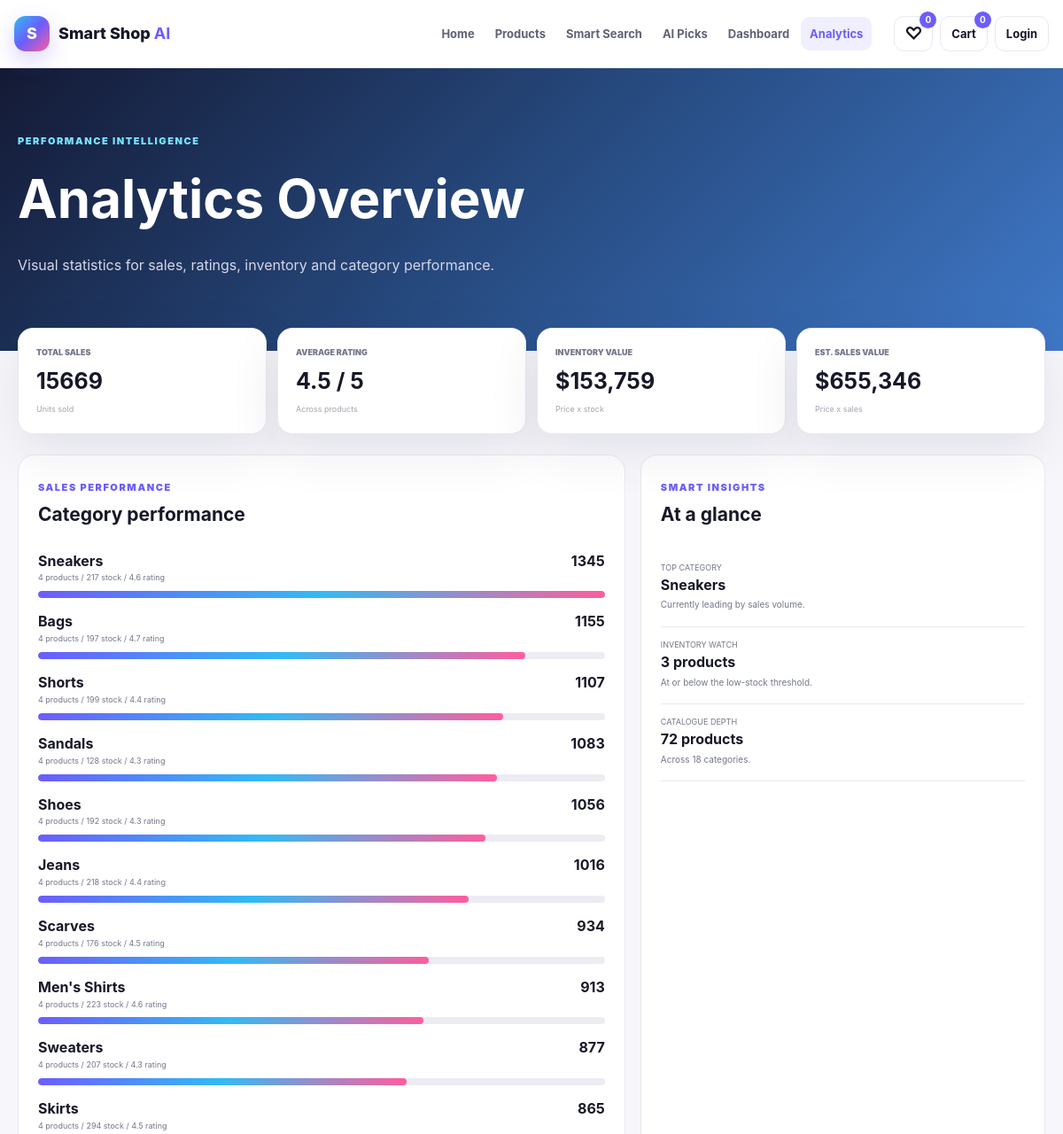
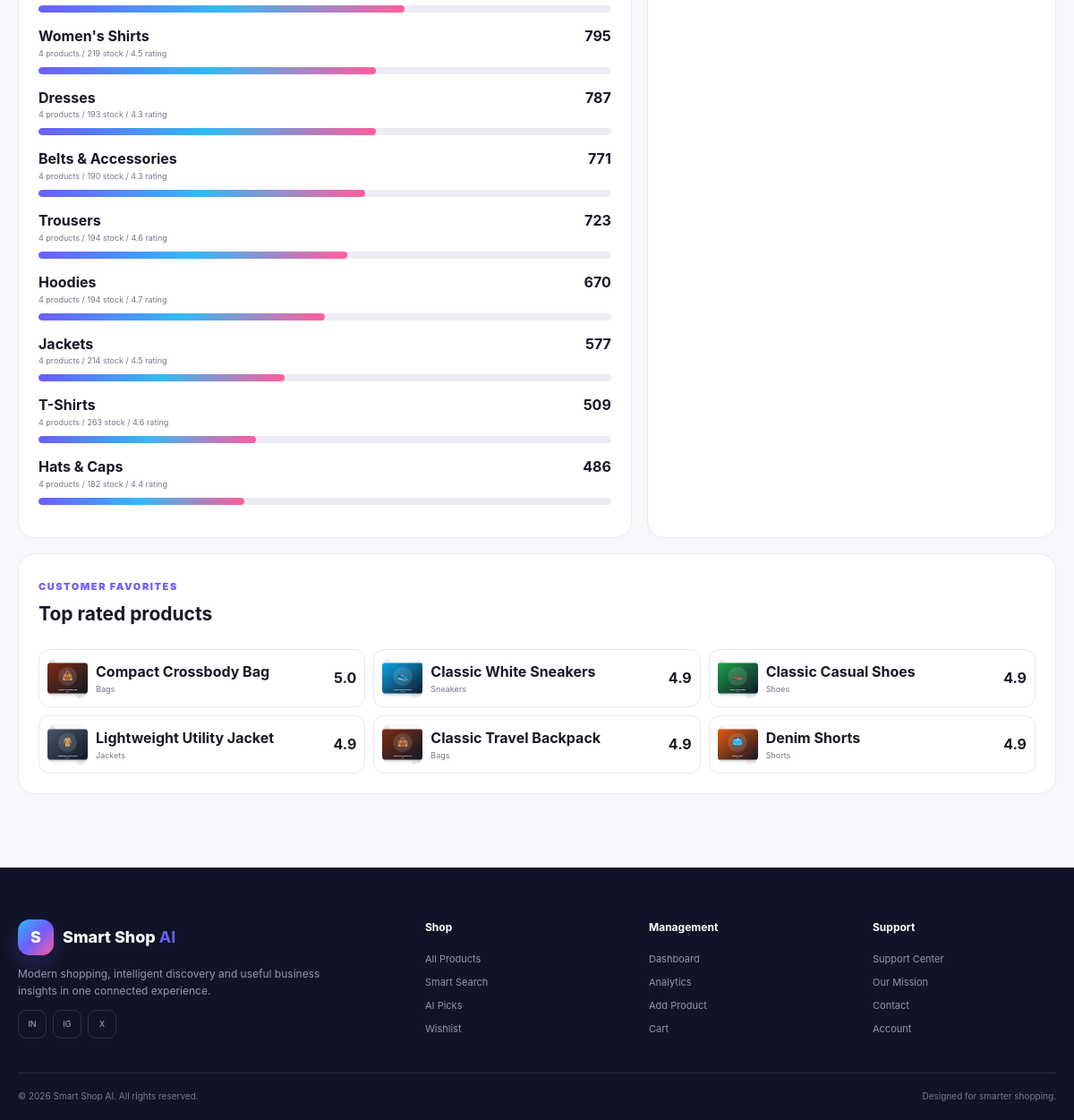
The app's page /analytics with its own data (2 pictures, top to bottom).
### tables this page shows
CREATE TABLE products (
                product_id INTEGER PRIMARY KEY AUTOINCREMENT,
                name TEXT NOT NULL,
                category TEXT NOT NULL,
                brand TEXT DEFAULT '',
                price REAL NOT NULL DEFAULT 0,
                stock INTEGER NOT NULL DEFAULT 0,
                rating REAL NOT NULL DEFAULT 0,
                sales INTEGER NOT NULL DEFAULT 0,
                supplier TEXT DEFAULT '',
                links TEXT DEFAULT '',
                content TEXT DEFAULT '',
                description TEXT DEFAULT '',
                image TEXT DEFAULT '',
                created_at TEXT DEFAULT CURRENT_TIMESTAMP
            );

### app.py (the view)
@app.route("/analytics")
def analytics():
    db = DatabaseManager()
    try:
        summary = db.analytics_summary()
        category_stats = db.category_stats()
        best_products = db.best_selling_products(10)
        low_stock = db.low_stock_products(12, 8)
        top_rated = db.top_rated_products(6)
    finally: db.close()
    max_sales = max([int(x["sales"]) for x in category_stats] or [1])
    return render_template("analytics.html", summary=summary, category_stats=category_stats,
                           best_products=best_products, low_stock=low_stock, top_rated=top_rated,
                           max_sales=max_sales)

### app.py (called while the page is built, shortened)
def cart_map():
    raw = session.get("cart", {})
    if isinstance(raw, dict):
        clean = {}
        for key, value in raw.items():
            try:
                pid, qty = int(key), max(1, int(value))
                clean[pid] = qty
            except (TypeError, ValueError):
                continue
        return clean

def wishlist_ids():
    raw = session.get("wishlist", [])
    if not isinstance(raw, list):
        return []
    result = []
    return result

@app.context_processor
def global_shop_data():
    cart = cart_map()
    wish = wishlist_ids()
    return {
        "cart_count": sum(cart.values()),
        "cart_map": cart,
        "wishlist_count": len(wish),
        "wishlist_ids": wish,
        "current_endpoint": request.endpoint or "",
        "ai_score": ai_score,
    }

@app.before_request
def startup():
    if not getattr(app, "_catalogue_ready", False):
        ensure_catalogue()
        app._catalogue_ready = True

### database/database.py (called while the page is built)
    def close(self) -> None:
        try:
            self.connection.close()
        except Exception:
            pass

    def total_users(self) -> int:
        return int(self.cursor.execute("SELECT COUNT(*) FROM users").fetchone()[0])

    def best_selling_products(self, limit: int = 8):
        return self.cursor.execute(
            "SELECT * FROM products ORDER BY sales DESC, rating DESC LIMIT ?", (limit,)
        ).fetchall()

    def category_stats(self):
        return self.cursor.execute(
            """
            SELECT category,
                   COUNT(*) AS product_count,
                   COALESCE(SUM(sales),0) AS sales,
                   COALESCE(SUM(stock),0) AS stock,
                   ROUND(AVG(rating),1) AS rating,
                   ROUND(SUM(price * stock),2) AS inventory_value
            FROM products
            GROUP BY category
            ORDER BY sales DESC, category COLLATE NOCASE
            """
        ).fetchall()

    def total_products(self) -> int:
        return int(self.cursor.execute("SELECT COUNT(*) FROM products").fetchone()[0])

    def total_categories(self) -> int:
        return int(self.cursor.execute("SELECT COUNT(DISTINCT category) FROM products").fetchone()[0])

    def total_stock(self) -> int:
        return int(self.cursor.execute("SELECT COALESCE(SUM(stock),0) FROM products").fetchone()[0])

    def total_sales(self) -> int:
        return int(self.cursor.execute("SELECT COALESCE(SUM(sales),0) FROM products").fetchone()[0])

### templates/analytics.html (shortened to what this page needs)
{% extends "base.html" %}
{% block content %}
<section class="page-hero analytics-hero"><div class="shell"><span class="kicker light-kicker">PERFORMANCE INTELLIGENCE</span><h1>Analytics Overview</h1><p>Visual statistics for sales, ratings, inventory and category performance.</p></div></section>
<section class="section compact-top"><div class="shell"><div class="analytics-metrics"><div><span>Total Sales</span><strong>{{ summary.total_sales }}</strong><small>Units sold</small></div><div><span>Average Rating</span><strong>{{ '%.1f'|format(summary.average_rating) }} / 5</strong><small>Across products</small></div><div><span>Inventory Value</span><strong>${{ '{:,.0f}'.format(summary.inventory_value) }}</strong><small>Price x stock</small></div><div><span>Est. Sales Value</span><strong>${{ '{:,.0f}'.format(summary.estimated_revenue) }}</strong><small>Price x sales</small></div></div><div class="analytics-grid"><section class="panel panel-large"><div class="panel-head"><div><span class="kicker">SALES PERFORMANCE</span><h2>Category performance</h2></div></div>{% for c in category_stats %}<div class="analytics-row"><div><b>{{ c.category }}</b><span>{{ c.product_count }} products / {{ c.stock }} stock / {{ '%.1f'|format(c.rating) }} rating</span></div><strong>{{ c.sales }}</strong><div class="bar-track full"><i style="width:{{ (c.sales/max_sales*100)|round }}%"></i></div></div>{% endfor %}</section><section class="panel"><div class="panel-head"><div><span class="kicker">SMART INSIGHTS</span><h2>At a glance</h2></div></div><div class="insight-box"><span>Top category</span><b>{{ category_stats[0].category if category_stats else 'No data' }}</b><p>Currently leading by sales volume.</p></div><div class="insight-box"><span>Inventory watch</span><b>{{ low_stock|length }} products</b><p>At or below the low-stock threshold.</p></div><div class="insight-box"><span>Catalogue depth</span><b>{{ summary.total_products }} products</b><p>Across {{ summary.total_categories }} categories.</p></div></section></div><section class="panel top-rated-panel"><div class="panel-head"><div><span class="kicker">CUSTOMER FAVORITES</span><h2>Top rated products</h2></div></div><div class="top-rated-grid">{% for p in top_rated %}<a href="{{ url_for('product_detail', product_id=p.product_id) }}"><img src="{{ url_for('static', filename='images/' + p.image) }}"><span><b>{{ p.name }}</b><small>{{ p.category }}</small></span><strong>{{ '%.1f'|format(p.rating) }}</strong></a>{% endfor %}</div></section></div></section>
{% endblock %}

### static/css/style.css (style rules this page uses)
:root { --ink:#171827;--muted:#737789;--line:#e8e9f0;--bg:#f7f7fb;--white:#fff;--purple:#6d5dfc;--purple2:#a34df6;--blue:#32baf5;--pink:#ff5d9e;--green:#21b486;--orange:#ff9d42;--dark:#111326;--shadow:0 18px 55px rgba(27,31,68,.10);--radius:22px;--shell:1200px }
* { box-sizing:border-box }
html { scroll-behavior:smooth }
body { margin:0;font-family:Inter,"Segoe UI",Arial,sans-serif;background:var(--bg);color:var(--ink);line-height:1.55 }
a { text-decoration:none;color:inherit }
img { display:block;max-width:100% }
.shell { width:min(calc(100% - 40px),var(--shell));margin:auto }
.kicker { font-size:11px;letter-spacing:.14em;font-weight:900;color:var(--purple);text-transform:uppercase }
.light-kicker { color:#78e3ff }
.section { padding:82px 0 }
.compact-top { padding-top:42px }
.page-hero,.dashboard-hero,.analytics-hero,.wishlist-hero,.contact-hero { padding:68px 0;background:linear-gradient(135deg,#161832,#453078);color:#fff }
.page-hero h1,.dashboard-hero h1 { font-size:clamp(40px,5vw,62px);margin:8px 0 }
.page-hero p,.dashboard-hero p { color:#d6d6e7 }
.dashboard-grid,.analytics-grid { display:grid;grid-template-columns:1.2fr .8fr;gap:17px;margin-top:23px }
.panel { background:#fff;border:1px solid var(--line);border-radius:19px;padding:22px }
.panel-head { display:flex;justify-content:space-between;align-items:start;margin-bottom:19px }
.panel-head h2 { margin:4px 0;font-size:21px }
.bar-track { height:8px;background:#ececf3;border-radius:99px;overflow:hidden }
.bar-track i { display:block;height:100%;background:linear-gradient(90deg,var(--purple),var(--blue),var(--pink));border-radius:99px }
.analytics-hero { background:linear-gradient(135deg,#141a35,#274b81,#3f78c7) }
.analytics-metrics { display:grid;grid-template-columns:repeat(4,1fr);gap:12px;margin-top:-68px;position:relative;z-index:2 }
.analytics-metrics>div { background:#fff;border:1px solid var(--line);padding:20px;border-radius:17px;box-shadow:var(--shadow) }
.analytics-metrics span,.analytics-metrics strong,.analytics-metrics small { display:block }
.analytics-metrics span { font-size:9px;color:var(--muted);font-weight:900;text-transform:uppercase }
.analytics-metrics strong { font-size:25px;margin:6px 0 }
.analytics-metrics small { font-size:9px;color:#a2a5af }
.analytics-row { display:grid;grid-template-columns:1fr auto;gap:8px;margin:14px 0 }
.analytics-row span { display:block;color:var(--muted);font-size:9px }
.analytics-row .full { grid-column:1/-1 }
.insight-box { padding:13px 0;border-bottom:1px solid var(--line) }
.insight-box span,.insight-box b { display:block }
.insight-box span { color:var(--muted);font-size:9px;text-transform:uppercase }
.insight-box p { margin:3px 0;color:var(--muted);font-size:10px }
.top-rated-panel { margin-top:17px }
.top-rated-grid { display:grid;grid-template-columns:repeat(3,1fr);gap:9px }
.top-rated-grid a { display:flex;align-items:center;gap:9px;border:1px solid var(--line);padding:9px;border-radius:12px }
.top-rated-grid img { width:45px;height:45px;object-fit:cover;border-radius:9px }
.top-rated-grid span { flex:1 }
.top-rated-grid b,.top-rated-grid small { display:block }
.top-rated-grid small { color:var(--muted);font-size:9px }

### records on screen
products: image (picture), name "Compact Crossbody Bag", category "Bags", rating "5.0"
products: image (picture), name "Classic White Sneakers", category "Sneakers", rating "4.9"
products: image (picture), name "Classic Casual Shoes", category "Shoes", rating "4.9"
products: image (picture), name "Lightweight Utility Jacket", category "Jackets", rating "4.9"
products: image (picture), name "Classic Travel Backpack", category "Bags", rating "4.9"
products: image (picture), name "Denim Shorts", category "Shorts", rating "4.9"

### other values on screen
{{ wishlist_count }} "0"
{{ cart_count }} "0"
{{ summary.total_sales }} "15669"
{{ '%.1f'|format(summary.average_rating) }} "4.5"
{{ '{:,.0f}'.format(summary.inventory_value) }} "153,759"
{{ '{:,.0f}'.format(summary.estimated_revenue) }} "655,346"
{{ c.category }} "Sneakers" "Bags" "Shorts" "Sandals" "Shoes" "Jeans" "Scarves" "Men's Shirts" "Sweaters" "Skirts" "Women's Shirts" "Dresses" "Belts & Accessories" "Trousers" "Hoodies" "Jackets" "T-Shirts" "Hats & Caps"
{{ c.product_count }} "4" "4" "4" "4" "4" "4" "4" "4" "4" "4" "4" "4" "4" "4" "4" "4" "4" "4"
{{ c.stock }} "217" "197" "199" "128" "192" "218" "176" "223" "207" "294" "219" "193" "190" "194" "194" "214" "263" "182"
{{ '%.1f'|format(c.rating) }} "4.6" "4.7" "4.4" "4.3" "4.3" "4.4" "4.5" "4.6" "4.3" "4.5" "4.5" "4.3" "4.3" "4.6" "4.7" "4.5" "4.6" "4.4"
{{ c.sales }} "1345" "1155" "1107" "1083" "1056" "1016" "934" "913" "877" "865" "795" "787" "771" "723" "670" "577" "509" "486"
{{ category_stats[0].category if category_stats else 'No data' }} "Sneakers"
{{ low_stock|length }} "3"
{{ summary.total_products }} "72"
{{ summary.total_categories }} "18"
